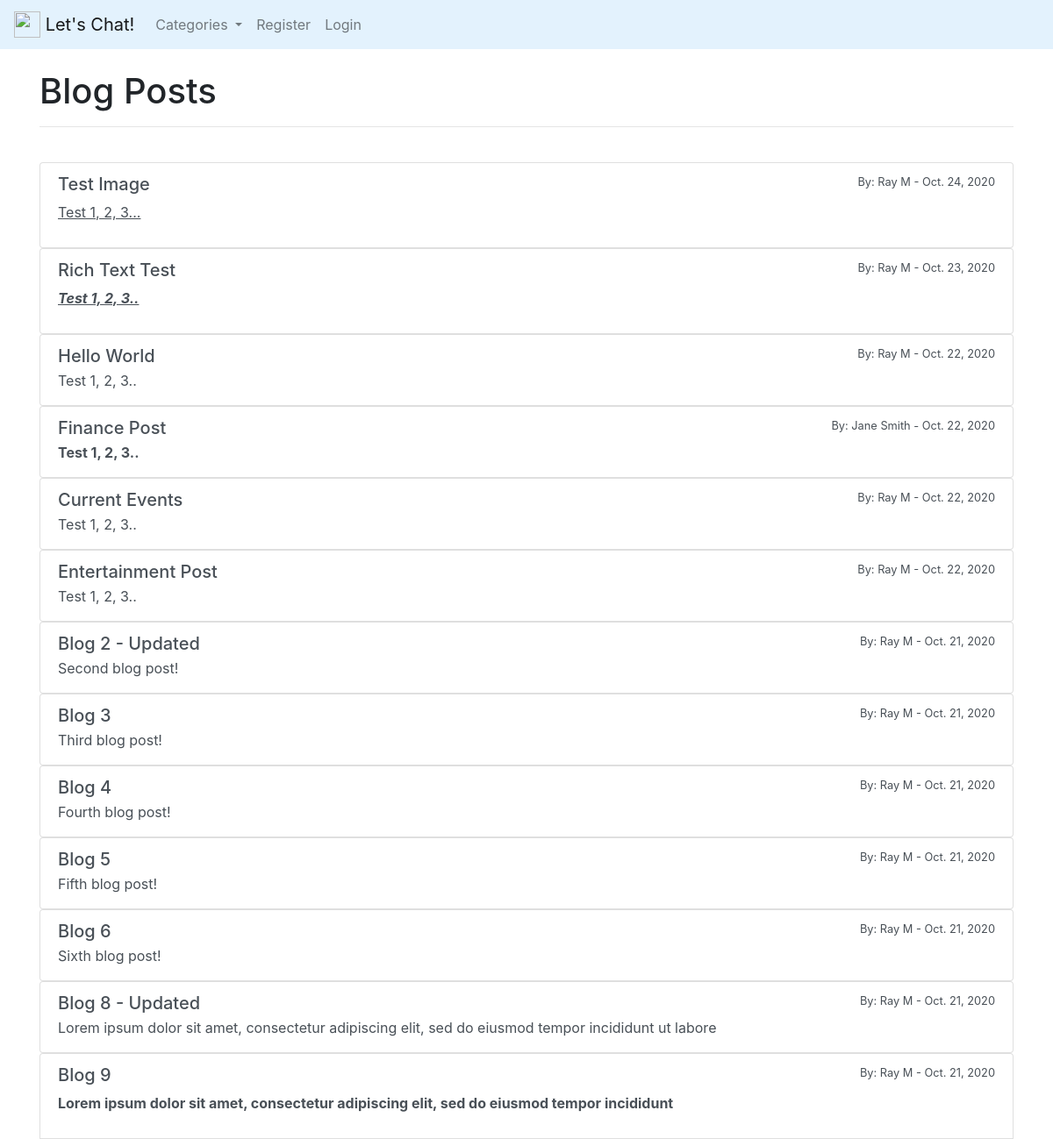
/, run on an earlier commit of the app's database.
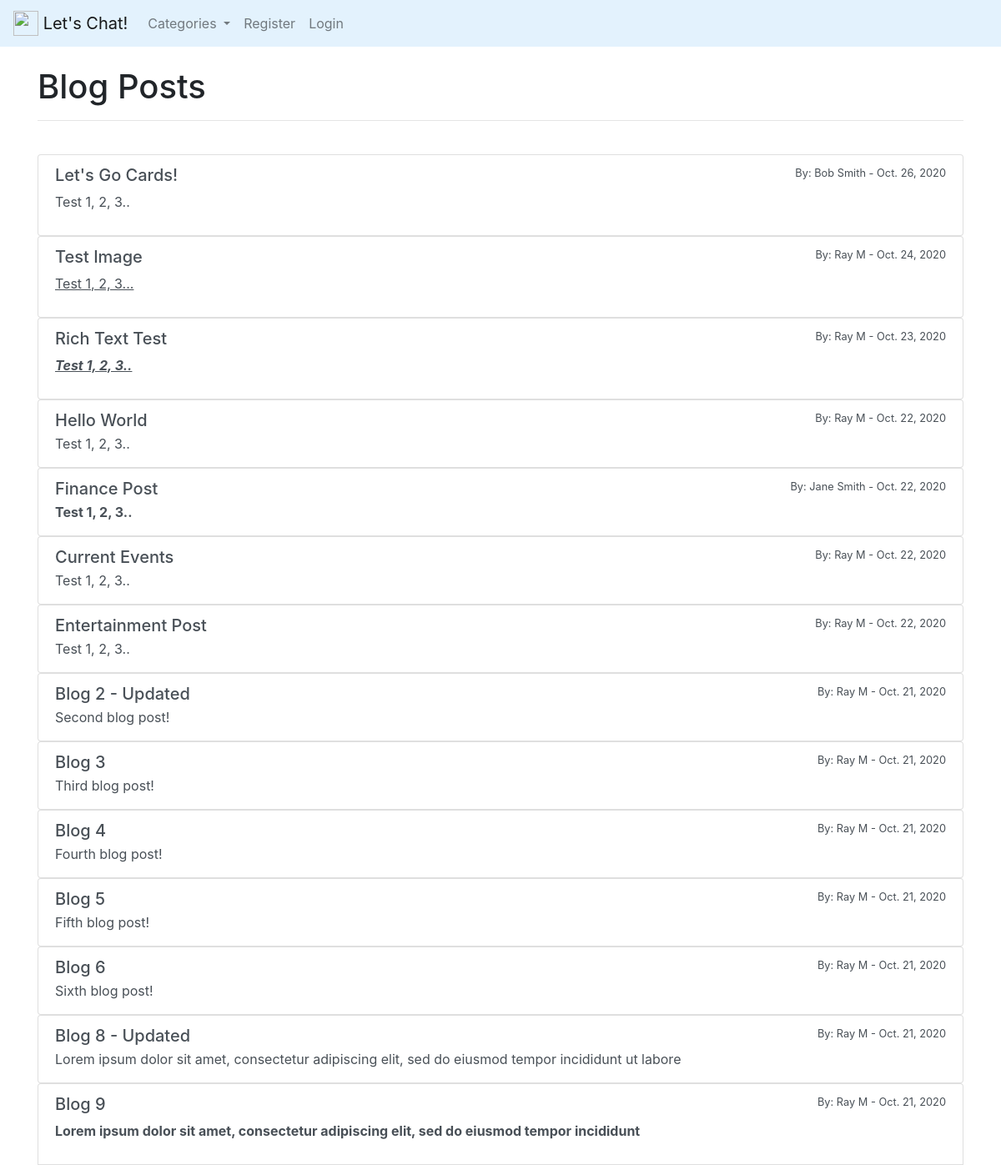
And on a later commit of the database.
### forum/models.py (models this page shows, shortened)
class Post(models.Model):
    title = models.CharField(max_length=250)
    header_image = models.ImageField(
        null=True, blank=True, upload_to="images/")
    title_tag = models.CharField(max_length=250)
    author = models.ForeignKey(User, on_delete=models.CASCADE)
    body = RichTextField(blank=True, null=True)
    post_date = models.DateField(auto_now_add=True)
    category = models.CharField(
        max_length=250, default='Neutral', choices=option_list)
    snippet = models.CharField(
        max_length=250, default='Click to read further..')
    likes = models.ManyToManyField(User, related_name='blog_posts')

### forum/views.py (the view)
# urls.py: path('', HomeView.as_view(), name='home'),
class HomeView(ListView):
    model = Post
    template_name = 'home.html'
    ordering = ['-post_date']
    def get_context_data(self, *args, **kwargs):
        ops_menu = Category.objects.all()
        context = super(HomeView, self).get_context_data(*args, **kwargs)
        context["ops_menu"] = ops_menu
        return context

### forum/models.py (called while the page is built)
    def __str__(self):
        return self.name

### forum/templates/home.html (shortened to what this page needs)
{% extends 'base.html' %}
{% block content %}
<h1>Blog Posts</h1>
<hr>
<br>
{% for post in object_list %}
    <div class="list-group">
        <a href="{% url 'post-detail' post.pk %}" class="list-group-item list-group-item-action">
        <div class="d-flex w-100 justify-content-between">
            <h5 class="mb-1">{{post.title}}</h5>
            <small>By: {{post.author.first_name}} {{post.author.last_name}} - {{post.post_date}}</small>
        </div>
        <p class="mb-1">{{post.body|slice:":100"|safe}}</p>
        </a>
    </div>
{% endfor %}
{% endblock %}

What changed in the data, as far as the page shows it:
added Post: title "Let's Go Cards!", author.first_name "Bob", author.last_name "Smith", post_date "Oct. 26, 2020", body "Test 1, 2, 3.."
